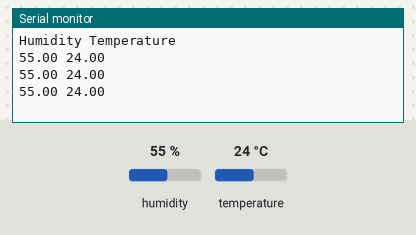
Bench run of a sketch on a simulated Arduino Mega 2560, built with avr-gcc and run on an emulated ATmega2560. Parts: the last lines printed to the serial monitor. The inputs (shaded band) are chosen by the test bench; at power-on: humidity 55 %, temperature 24 °C.

Above: at 3.8 s.
3.9 s: humidity set to 22 %
At 6.4 s:
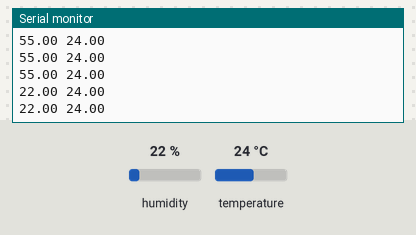
6.8 s: temperature set to 12 °C
At 7.9 s:
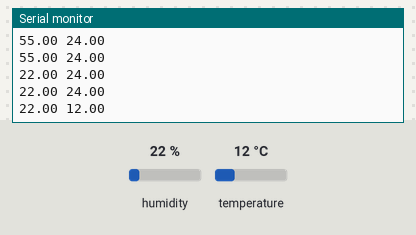
9.7 s: humidity set to 40 %
At 11.0 s:
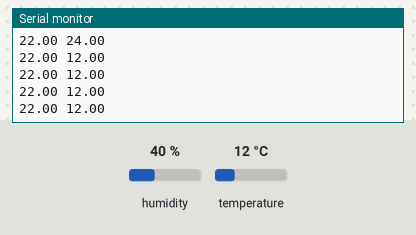
Timing chart, 0 to 12.7 s (numbered marks = the images above; inputs shaded):
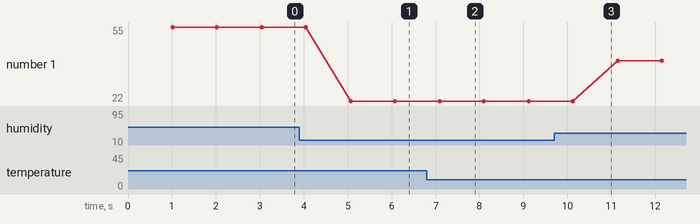

The sketch:

dht.ino
```cpp
#include <DHT.h>

const int DHTPIN = 22;
#define DHTTYPE DHT11

DHT dht(DHTPIN, DHTTYPE);


void setup() {
  Serial.begin(9600);
  Serial.println("Humidity Temperature"); // Graph Headers
  dht.begin();
}

void loop() {
  delay(1000);

  float humidity = dht.readHumidity();
  float temp = dht.readTemperature();

  if (isnan(humidity) || isnan(temp)) {
    Serial.println(F("Failed to read from DHT sensor!"));
    return;
  }

  Serial.print(humidity);
  Serial.print(" ");
  Serial.println(temp);
}


//
//DHT_Unified dht(DHTPIN, DHT11);
//
//uint32_t delayMS;
//
//void setup() {
//  Serial.begin(9600);
//  dht.begin();
//  sensor_t sensor;
//  dht.temperature().getSensor(&sensor);
//  Serial.println(F("------------------------------------"));
//  Serial.println(F("Temperature Sensor"));
//  Serial.print  (F("Sensor Type: ")); Serial.println(sensor.name);
//  Serial.print  (F("Driver Ver:  ")); Serial.println(sensor.version);
//  Serial.print  (F("Unique ID:   ")); Serial.println(sensor.sensor_id);
//  Serial.print  (F("Max Value:   ")); Serial.print(sensor.max_value); Serial.println(F("°C"));
//  Serial.print  (F("Min Value:   ")); Serial.print(sensor.min_value); Serial.println(F("°C"));
//  Serial.print  (F("Resolution:  ")); Serial.print(sensor.resolution); Serial.println(F("°C"));
//  Serial.println(F("------------------------------------"));
//  // Print humidity sensor details.
//  dht.humidity().getSensor(&sensor);
//  Serial.println(F("Humidity Sensor"));
//  Serial.print  (F("Sensor Type: ")); Serial.println(sensor.name);
//  Serial.print  (F("Driver Ver:  ")); Serial.println(sensor.version);
//  Serial.print  (F("Unique ID:   ")); Serial.println(sensor.sensor_id);
//  Serial.print  (F("Max Value:   ")); Serial.print(sensor.max_value); Serial.println(F("%"));
//  Serial.print  (F("Min Value:   ")); Serial.print(sensor.min_value); Serial.println(F("%"));
//  Serial.print  (F("Resolution:  ")); Serial.print(sensor.resolution); Serial.println(F("%"));
//  Serial.println(F("------------------------------------"));
//  // Set delay between sensor readings based on sensor details.
//  delayMS = sensor.min_delay / 1000;
//}
//
//void loop() {
//   // Delay between measurements.
//  delay(delayMS);
//  // Get temperature event and print its value.
//  sensors_event_t event;
//  dht.temperature().getEvent(&event);
//  if (isnan(event.temperature)) {
//    Serial.println(F("Error reading temperature!"));
//  }
//  else {
//    Serial.print(F("Temperature: "));
//    Serial.print(event.temperature);
//    Serial.println(F("°C"));
//  }
//  // Get humidity event and print its value.
//  dht.humidity().getEvent(&event);
//  if (isnan(event.relative_humidity)) {
//    Serial.println(F("Error reading humidity!"));
//  }
//  else {
//    Serial.print(F("Humidity: "));
//    Serial.print(event.relative_humidity);
//    Serial.println(F("%"));
//  }
//}
```

Measured:
- after the input at 3.9 s, the serial monitor: prints a new line after 1.2 s (image 1)
- after the input at 6.8 s, the serial monitor: prints a new line after 0.30 s (image 2)
- plotted number 1: 55 → 22 after the input at 3.9 s, 22 → 40 after the input at 9.7 s
